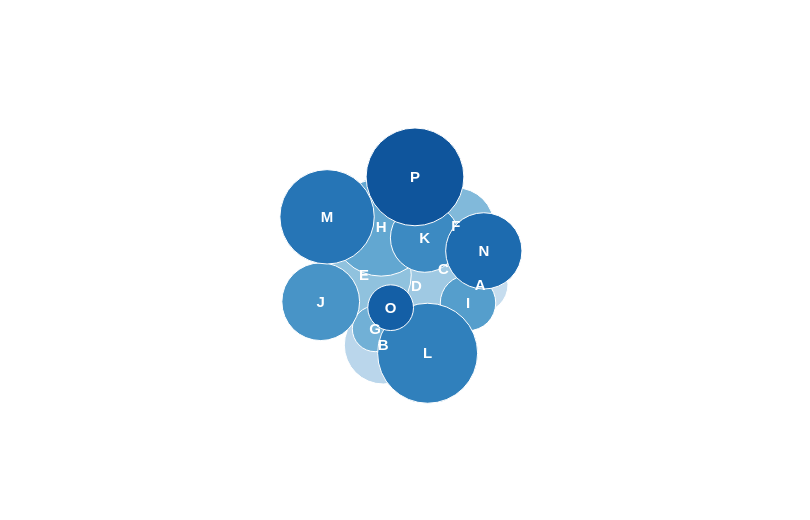

Vega-Lite specification for this chart:
### Vega specification from a JSON file in a GitHub repository (floating-point values rounded to 4 significant figures)
{"$schema": "https://vega.github.io/schema/vega/v6.json", "description": "A packed bubble chart.", "usermeta": {"author": "David Bacci", "github": "https://github.com/PBI-David/Deneb-Showcase"}, "width": 800, "height": 500, "padding": {"left": 5, "right": 5, "top": 20, "bottom": 0}, "autosize": "none", "signals": [{"name": "cx", "update": "width / 2"}, {"name": "cy", "update": "height / 2"}, {"name": "gravityX", "value": 0.2, "bind": {"input": "range", "min": 0, "max": 1}}, {"name": "gravityY", "value": 0.1, "bind": {"input": "range", "min": 0, "max": 1}}], "data": [{"name": "table", "values": [{"category": "A", "amount": 0.28}, {"category": "B", "amount": 0.55}, {"category": "C", "amount": 0.43}, {"category": "D", "amount": 0.91}, {"category": "E", "amount": 0.81}, {"category": "F", "amount": 0.53}, {"category": "G", "amount": 0.19}, {"category": "H", "amount": 0.87}, {"category": "I", "amount": 0.28}, {"category": "J", "amount": 0.55}, {"category": "K", "amount": 0.43}, {"category": "L", "amount": 0.91}, {"category": "M", "amount": 0.81}, {"category": "N", "amount": 0.53}, {"category": "O", "amount": 0.19}, {"category": "P", "amount": 0.87}]}], "scales": [{"name": "size", "domain": {"data": "table", "field": "amount"}, "range": [0, 10000]}, {"name": "color", "type": "ordinal", "domain": {"data": "table", "field": "category"}, "range": "ramp"}], "marks": [{"name": "nodes", "type": "symbol", "from": {"data": "table"}, "encode": {"enter": {"fill": {"scale": "color", "field": "category"}, "xfocus": {"signal": "cx"}, "yfocus": {"signal": "cy"}}, "update": {"size": {"signal": "datum.amount", "scale": "size"}, "stroke": {"value": "white"}, "strokeWidth": {"value": 1}, "tooltip": {"signal": "datum"}}}, "transform": [{"type": "force", "iterations": 100, "static": false, "forces": [{"force": "collide", "iterations": 2, "radius": {"expr": "sqrt(datum.size)/2"}}, {"force": "center", "x": {"signal": "cx"}, "y": {"signal": "cy"}}, {"force": "x", "x": "xfocus", "strength": {"signal": "gravityX"}}, {"force": "y", "y": "yfocus", "strength": {"signal": "gravityY"}}]}]}, {"type": "text", "from": {"data": "nodes"}, "encode": {"enter": {"align": {"value": "center"}, "baseline": {"value": "middle"}, "fontSize": {"value": 15}, "fontWeight": {"value": "bold"}, "fill": {"value": "white"}, "text": {"field": "datum.category"}}, "update": {"x": {"field": "x"}, "y": {"field": "y"}}}}]}
